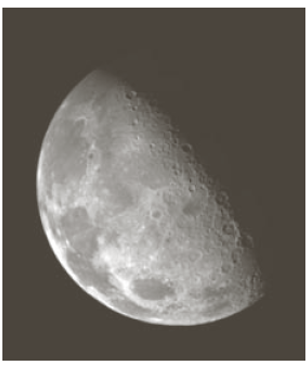
//> input picture Assignment/Assignment3/build/moon.png, 306 x 370 px
$ ./22200034   (built with g++ and OpenCV 4)
//> lines starting //> are read from the running program, lines starting //| are printed output that depends on the picture
#include <opencv2/opencv.hpp>
#include <iostream>

using namespace cv;
using namespace std;

int main() {

    Mat moon = imread("moon.png", 0);
//> moon: 370 rows x 306 cols, CV_8UC1; min 39, max 255, mean 109.2

    Mat moon_blurred, laplacian, abs_laplacian, moon_sharpened;
    GaussianBlur(moon, moon_blurred, Size(3, 3), 0, 0, BORDER_DEFAULT);
    Laplacian(moon_blurred, laplacian, CV_16S, 1, 1, 0);
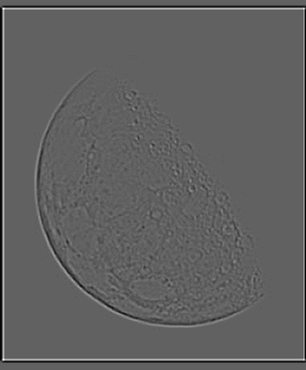
//> laplacian: 370 rows x 306 cols, CV_16SC1; min -59, max 96, mean -0.2; drawn with min black and max white
    convertScaleAbs(laplacian, abs_laplacian);
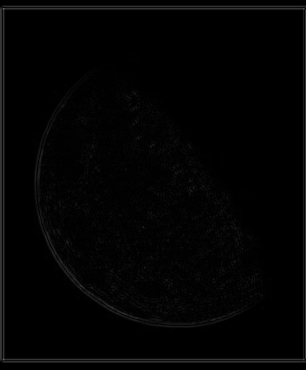
//> abs_laplacian: 370 rows x 306 cols, CV_8UC1; min 0, max 96, mean 3.2
    moon_sharpened = moon + abs_laplacian;
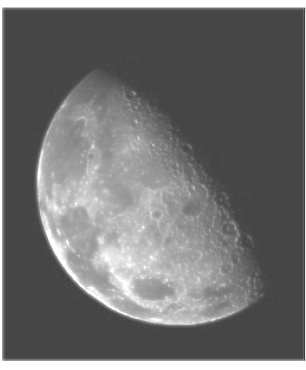
//> moon_sharpened: 370 rows x 306 cols, CV_8UC1; min 58, max 255, mean 111.6

    Mat mask = Mat::zeros(moon.size(), moon.type());
    mask(Rect(0, 0, moon.cols / 2, moon.rows))=255;
    moon.copyTo(moon_sharpened, mask);

    Mat unsharp_masked;
    addWeighted(moon, 1.5, moon_sharpened, -0.5, 0, unsharp_masked);

    imshow("moon", moon);
    imshow("moon_filtered", moon_sharpened);


    Mat saltnpepper = imread("saltnpepper.png", 0);
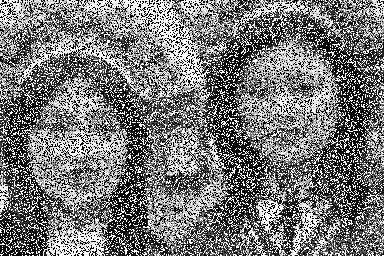
//> input picture Assignment/Assignment3/build/saltnpepper.png, 384 x 256 px
//> saltnpepper is the input picture: 256 rows x 384 cols, CV_8UC1; min 0, max 255, mean 120.1
    Mat saltnpepper_filtered;
    medianBlur(saltnpepper, saltnpepper_filtered, 9);
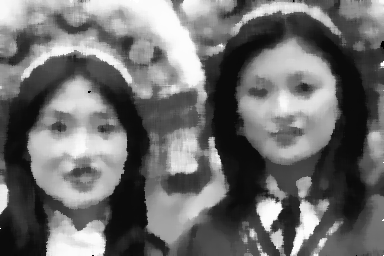
//> saltnpepper_filtered: 256 rows x 384 cols, CV_8UC1; min 0, max 255, mean 109.7

    mask = Mat::zeros(saltnpepper.size(), saltnpepper.type());
    mask(Rect(saltnpepper.cols / 2, 0, saltnpepper.cols / 2, saltnpepper.rows))=255;

    saltnpepper.copyTo(saltnpepper_filtered, mask);
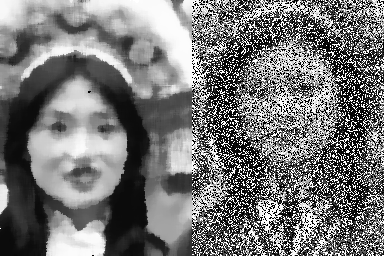
//> saltnpepper_filtered: 256 rows x 384 cols, CV_8UC1; min 0, max 255, mean 119.1

    imshow("saltnpepper", saltnpepper);
    imshow("saltnpepper_filtered", saltnpepper_filtered);

    waitKey(0);
    return 0;}
